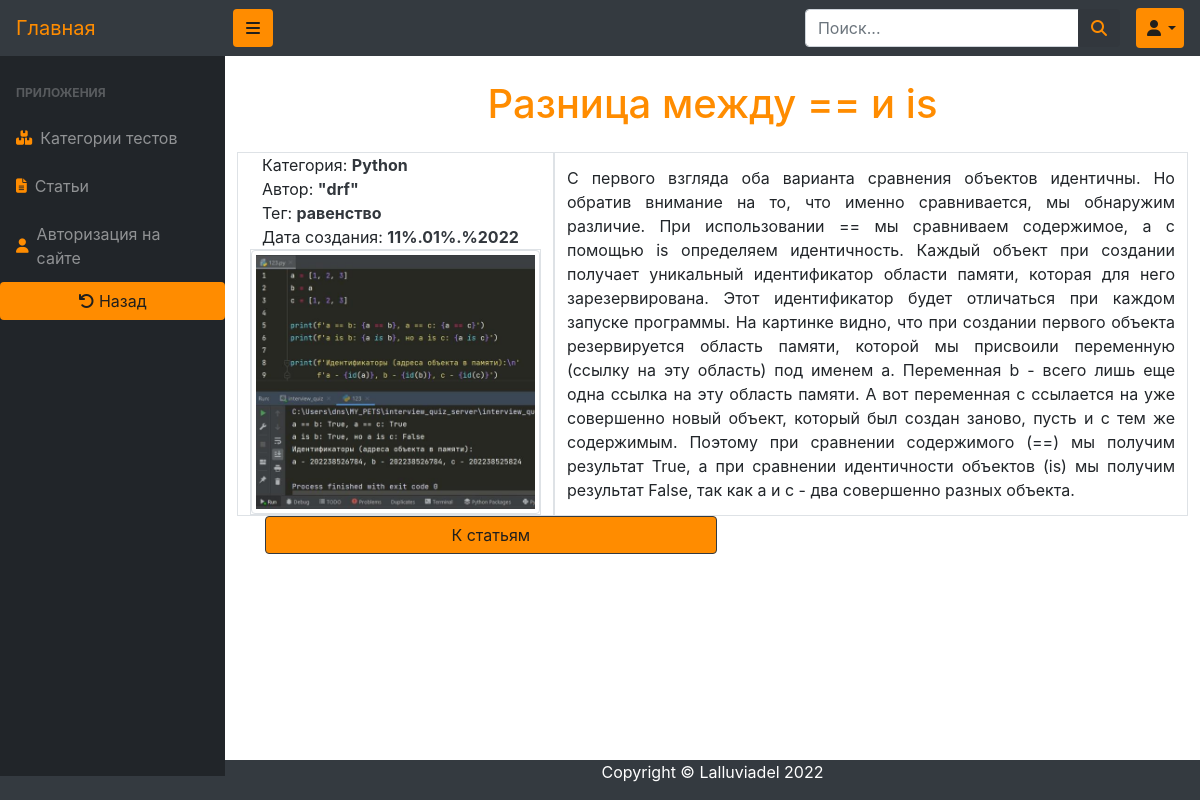
/posts/post/1/, run on the app's committed database.
### posts/models.py (models this page shows, shortened)
class Post(models.Model):
    title = models.CharField(max_length=150)
    author = models.ForeignKey(MyUser, on_delete=models.CASCADE)
    category = models.ForeignKey(QuestionCategory, on_delete=models.CASCADE)
    body = models.TextField()
    image = models.ImageField(blank=True, upload_to=post_image_path)
    created_on = models.DateTimeField(auto_now_add=True)
    available = models.BooleanField(default=False)
    tag = models.CharField(max_length=250, default='IT', db_index=True)
    @property
    def image_url(self):
        if self.image and hasattr(self.image, 'url'):
            return self.image.url

### questions/models.py (models this page shows, shortened)
class QuestionCategory(models.Model):
    name = models.CharField(max_length=64)
    description = models.TextField(blank=True)
    image = models.ImageField(upload_to=category_image_path, blank=True)
    available = models.BooleanField(default=True)
    def __str__(self):
        return self.name

### users/models.py (models this page shows, shortened)
class MyUser(AbstractUser):
    img = models.ImageField(blank=True, upload_to=users_image_path)
    email = models.EmailField(unique=True)
    score = models.PositiveIntegerField(default=0)
    def __str__(self):
        return f'{self.first_name} "{self.username}"'

### posts/views.py (the view)
# urls.py: path('post/<int:pk>/', PostView.as_view(), name='post'),
class PostView(ListView):
    model = Post
    template_name = 'posts/read.html'
    def get_context_data(self, *args, **kwargs):
        context = super().get_context_data(**kwargs)
        post = get_object_or_404(Post, pk=self.kwargs.get('pk'))
        context['title'] = post.title
        context['post'] = post
        return context

### questions/context_processors.py (called while the page is built)
def categories(request):
    return {
        'categories': QuestionCategory.objects.all(),
    }

def users(request):
    return {
        'users': MyUser.objects.all(),
    }

def questions(request):
    return {
        'questions': Question.objects.all(),
    }

### posts/templates/posts/read.html (shortened to what this page needs)
{% extends 'questions/base.html' %}
{% load static %}
{% block content %}
    <div id="layoutSidenav_content">
        <main>
            <div class="container-fluid text-center">
                <h1 class="mt-4 oranged">{{ post.title }}</h1>
                <div class="row text-justify mt-4">
                    <div class="col-4 border">
                        <div class="col-12">
                            Категория: <b><a
                                href="{% url 'questions:start_test' post.category.id %}">{{ post.category }}
                        </a></b>
                        </div>
                        <div class="col-12">
                            Автор: <b><a href="#">{{ post.author }}</a></b>
                        </div>
                        <div class="col-12">
                            Тег: <b><a href="#">{{ post.tag }}</a></b>
                        </div>
                        <div class="col-12">
                            Дата создания: <b><a href="#">{{ post.created_on | date }}</a></b>
                        </div>
                        <div class="thumbnail border img-left">
                            <img class="img-fluid img-rounded img-responsive img-thumbnail "
                                 src="{{ post.image_url }}" alt="">
                        </div>
                    </div>
                    <div class="col-8 d-flex border align-items-center">
                        {{ post.body }}
                    </div>
                    <div class="col-6">
                        <a class='btn btn-outline-dark btn-orange btn-block ml-3 mr-1 mb-1'
                           href='{% url 'posts:all' %}'>К статьям</a>
                    </div>
                </div>
            </div>
        </main>
    {% include 'questions/includes/footer.html' %}
    </div>
{% endblock %}

### static/css/admin.css (style rules this page uses)
.btn-orange, label.active { background: #FF8C00 !important; color: #211f1c !important; outline: none; }
a:hover, .oranged { color: #FF8C00 !important; }
div.thumbnail { cursor: pointer; }

### data on the page
Post: title "Разница между == и is", category "Python", author "\"drf\"", tag "равенство", created_on "11%.01%.%2022", image_url (picture), body "С первого взгляда оба варианта сравнения объектов идентичны. Но обратив внимание на то, что именно сравнивается, мы обнаружим различие. При использовании == мы сравниваем содержимое, а с помощью is определяем идентичность. Каждый объект при создании получает уникальный идентификатор области памяти, которая для него зарезервирована. Этот идентификатор будет отличаться при каждом запуске программы. На картинке видно, что при создании первого объекта резервируется область памяти, которой мы присвоили переменную (ссылку на эту область) под именем a. Переменная b - всего лишь еще одна ссылка на эту область памяти. А вот переменная c ссылается на уже совершенно новый объект, который был создан…"
